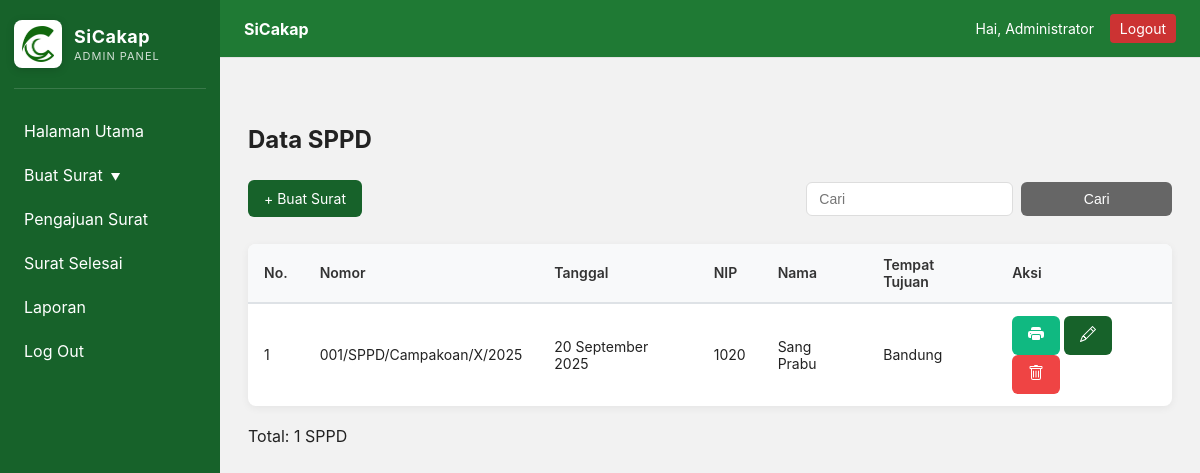
Page /public/index.php?p=sppd (signed in) on the committed database.
### tables this page shows
CREATE TABLE IF NOT EXISTS sppd (
  id INT AUTO_INCREMENT PRIMARY KEY,
  nomor VARCHAR(100) NOT NULL,
  tanggal DATE NOT NULL,
  nama VARCHAR(200) NOT NULL,
  nip VARCHAR(50) NOT NULL,
  jabatan VARCHAR(200) NOT NULL,
  maksud VARCHAR(500) NOT NULL,
  tempat_tujuan VARCHAR(200) NOT NULL,
  durasi ENUM('1_hari', 'lebih_dari') NOT NULL DEFAULT '1_hari',
  tanggal_mulai DATE NOT NULL,
  tanggal_selesai DATE NOT NULL,
  created_at TIMESTAMP DEFAULT CURRENT_TIMESTAMP,
  updated_at TIMESTAMP DEFAULT CURRENT_TIMESTAMP ON UPDATE CURRENT_TIMESTAMP
);

### app/functions.php (called while the page is built, shortened)
<?php
if (!function_exists('h')) {
    function h($s) {
        return htmlspecialchars($s, ENT_QUOTES, 'UTF-8');
    }
}

### app/auth.php (called while the page is built, shortened)
<?php
function current_user() {
    return $_SESSION['user'] ?? null;
}

### app/pages/sppd.php (the view, shortened to what this page needs)
<?php
$pdo = db();
$user = current_user();
$page = isset($_GET['page']) ? max(1, intval($_GET['page'])) : 1;
$limit = 20;
$offset = ($page - 1) * $limit;
$search = $_GET['search'] ?? '';
$where = '';
$params = [];
$count_sql = "SELECT COUNT(*) FROM sppd" . $where;
$stmt = $pdo->prepare($count_sql);
$stmt->execute($params);
$total = $stmt->fetchColumn();
$sql = "SELECT * FROM sppd" . $where . " ORDER BY tanggal DESC LIMIT :limit OFFSET :offset";
$stmt = $pdo->prepare($sql);
$stmt->bindValue(':limit', $limit, PDO::PARAM_INT);
$stmt->bindValue(':offset', $offset, PDO::PARAM_INT);
$stmt->execute();
$sppd_list = $stmt->fetchAll();
?>
<!doctype html>
<html lang="id">
<head>
  <link rel="stylesheet" href="<?= h(rtrim(APP_URL, '/')) ?>/assets/css/style.css">
</head>
<body>
<?php include __DIR__ . '/_sidebar.php'; ?>
<div class="main">
  <header class="topbar">
    <div class="brand">SiCakap</div>
    <div class="user">
      <span>Hai, <?= h($user['name'] ?? $user['email'] ?? 'Administrator') ?></span>
      <a href="?p=logout" class="logout">Logout</a>
    </div>
  </header>
  <section class="content">
    <h1>Data SPPD</h1>
    <div class="toolbar">
      <div class="toolbar-left">
        <a href="?p=sppd_form" class="btn btn-primary">+ Buat Surat</a>
      </div>
      <div class="toolbar-right">
        <form method="get" class="search-form">
          <input type="text" name="search" placeholder="Cari" value="<?= h($search) ?>" class="search-input">
          <button type="submit" class="btn btn-secondary">Cari</button>
        </form>
      </div>
    </div>
    <div class="table-responsive">
      <table class="data-table">
        <thead>
          <tr>
            <th>No.</th>
            <th>Nomor</th>
            <th>Tanggal</th>
            <th>NIP</th>
            <th>Nama</th>
            <th>Tempat Tujuan</th>
            <th>Aksi</th>
          </tr>
        </thead>
        <tbody>
          <?php if (empty($sppd_list)): ?>
          <tr>
            <td colspan="7" class="text-center">Tidak ada data SPPD.</td>
          </tr>
          <?php else: ?>
          <?php foreach ($sppd_list as $i => $item): ?>
          <tr>
            <td><?= $offset + $i + 1 ?></td>
            <td><?= h($item['nomor']) ?></td>
            <td><?= h(date('d F Y', strtotime($item['tanggal']))) ?></td>
            <td><?= h($item['nip']) ?></td>
            <td><?= h($item['nama']) ?></td>
            <td><?= h($item['tempat_tujuan']) ?></td>
            <td>
              <a href="?p=sppd_print&id=<?= h($item['id']) ?>" class="btn btn-sm btn-success" target="_blank" title="Print Surat">
              </a>
              <a href="?p=sppd_form&id=<?= h($item['id']) ?>" class="btn btn-sm btn-primary" title="Edit">
              </a>
              <a href="?p=sppd_delete&id=<?= h($item['id']) ?>" class="btn btn-sm btn-danger" onclick="return confirm('Hapus data ini?')" title="Hapus">
              </a>
            </td>
          </tr>
          <?php endforeach; ?>
          <?php endif; ?>
        </tbody>
      </table>
    </div>
    <div class="pagination-info">
      Total: <?= $total ?> SPPD
    </div>
  </section>
</div>
</body>
</html>

### public/assets/css/style.css (style rules this page uses)
body { margin: 0; font-family: Arial, Helvetica, sans-serif; background: #f2f2f2 }
.main { margin-left: 240px }
.topbar { background: #1f7a34; color: #fff; padding: 12px 20px; display: flex; justify-content: space-between; align-items: center }
.content { padding: 20px; background: #fff; min-height: calc(100vh - 60px) }
input, button { display: block; width: 100%; padding: 8px; margin: 8px 0; box-sizing: border-box }
button { background: #17622a; color: #fff; border: 0; border-radius: 4px }
.logout { background: #d43f3f; padding: 6px 10px; border-radius: 4px; color: #fff; text-decoration: none }
:root { --green: #17622a; --dark: #1f7a34; --muted: #f2f2f2; --card-bg: #ffffff; --text: #222; --accent: #5b5be0; --danger: #e05252; --radius: 8px; --max-width: 1200px; }
* { box-sizing: border-box }
html, body { height: 100%; margin: 0; font-family: Inter, "Segoe UI", Roboto, Arial, sans-serif; color: var(--text); background: var(--muted) }
a { color: var(--green); text-decoration: none }
.main { margin-left: 220px; min-height: 100vh }
.topbar { display: flex; justify-content: space-between; align-items: center; padding: 14px 24px; background: var(--dark); color: #fff; box-shadow: 0 1px 0 rgba(0, 0, 0, 0.06); }
.topbar .brand { font-weight: 700 }
.topbar .user { font-size: 14px }
.topbar .user .logout { margin-left: 12px; display: inline-block; background: #c33; color: #fff; padding: 6px 10px; border-radius: 4px }
.content { padding: 28px; max-width: var(--max-width); margin: 20px auto; background: transparent; }
.btn { display: inline-block; padding: 10px 14px; background: var(--green); color: #fff; border-radius: 6px }
.toolbar { display: flex; justify-content: space-between; align-items: center; margin: 20px 0; gap: 16px; flex-wrap: wrap; }
.toolbar-left { flex: 0 0 auto; }
.toolbar-right { flex: 1 1 auto; display: flex; justify-content: flex-end; }
.search-form { display: flex; gap: 8px; }
.search-input { padding: 8px 12px; border: 1px solid #ddd; border-radius: 6px; width: 300px; font-size: 14px; }
.btn-primary { background: var(--green); color: #fff; padding: 10px 16px; border-radius: 6px; border: none; cursor: pointer; font-size: 14px; }
.btn-secondary { background: #666; color: #fff; padding: 8px 16px; border-radius: 6px; border: none; cursor: pointer; font-size: 14px; }
.table-responsive { overflow-x: auto; background: #fff; border-radius: 8px; box-shadow: 0 2px 8px rgba(0,0,0,0.06); margin: 20px 0; }
.data-table { width: 100%; border-collapse: collapse; font-size: 14px; }
.data-table thead { background: #f8f9fa; }
.data-table th { padding: 12px 16px; text-align: left; font-weight: 600; color: #333; border-bottom: 2px solid #dee2e6; }
.data-table td { padding: 12px 16px; border-bottom: 1px solid #e9ecef; }
.data-table tbody tr:last-child td { border-bottom: none; }
.btn-success { background: #10b981; color: #fff; padding: 10px 16px; border-radius: 6px; border: none; cursor: pointer; font-size: 14px; }
.btn-danger { background: #ef4444; color: #fff; padding: 10px 16px; border-radius: 6px; border: none; cursor: pointer; font-size: 14px; }
.btn-success { background: #10b981; }

### rows in the picture
sppd: i "1", nomor "001/SPPD/Campakoan/X/2025", tanggal "20 September 2025", nip "1020", nama "Sang Prabu", tempat_tujuan "Bandung"

### other values in the picture
$user['name'] "Administrator"
$total "1"
